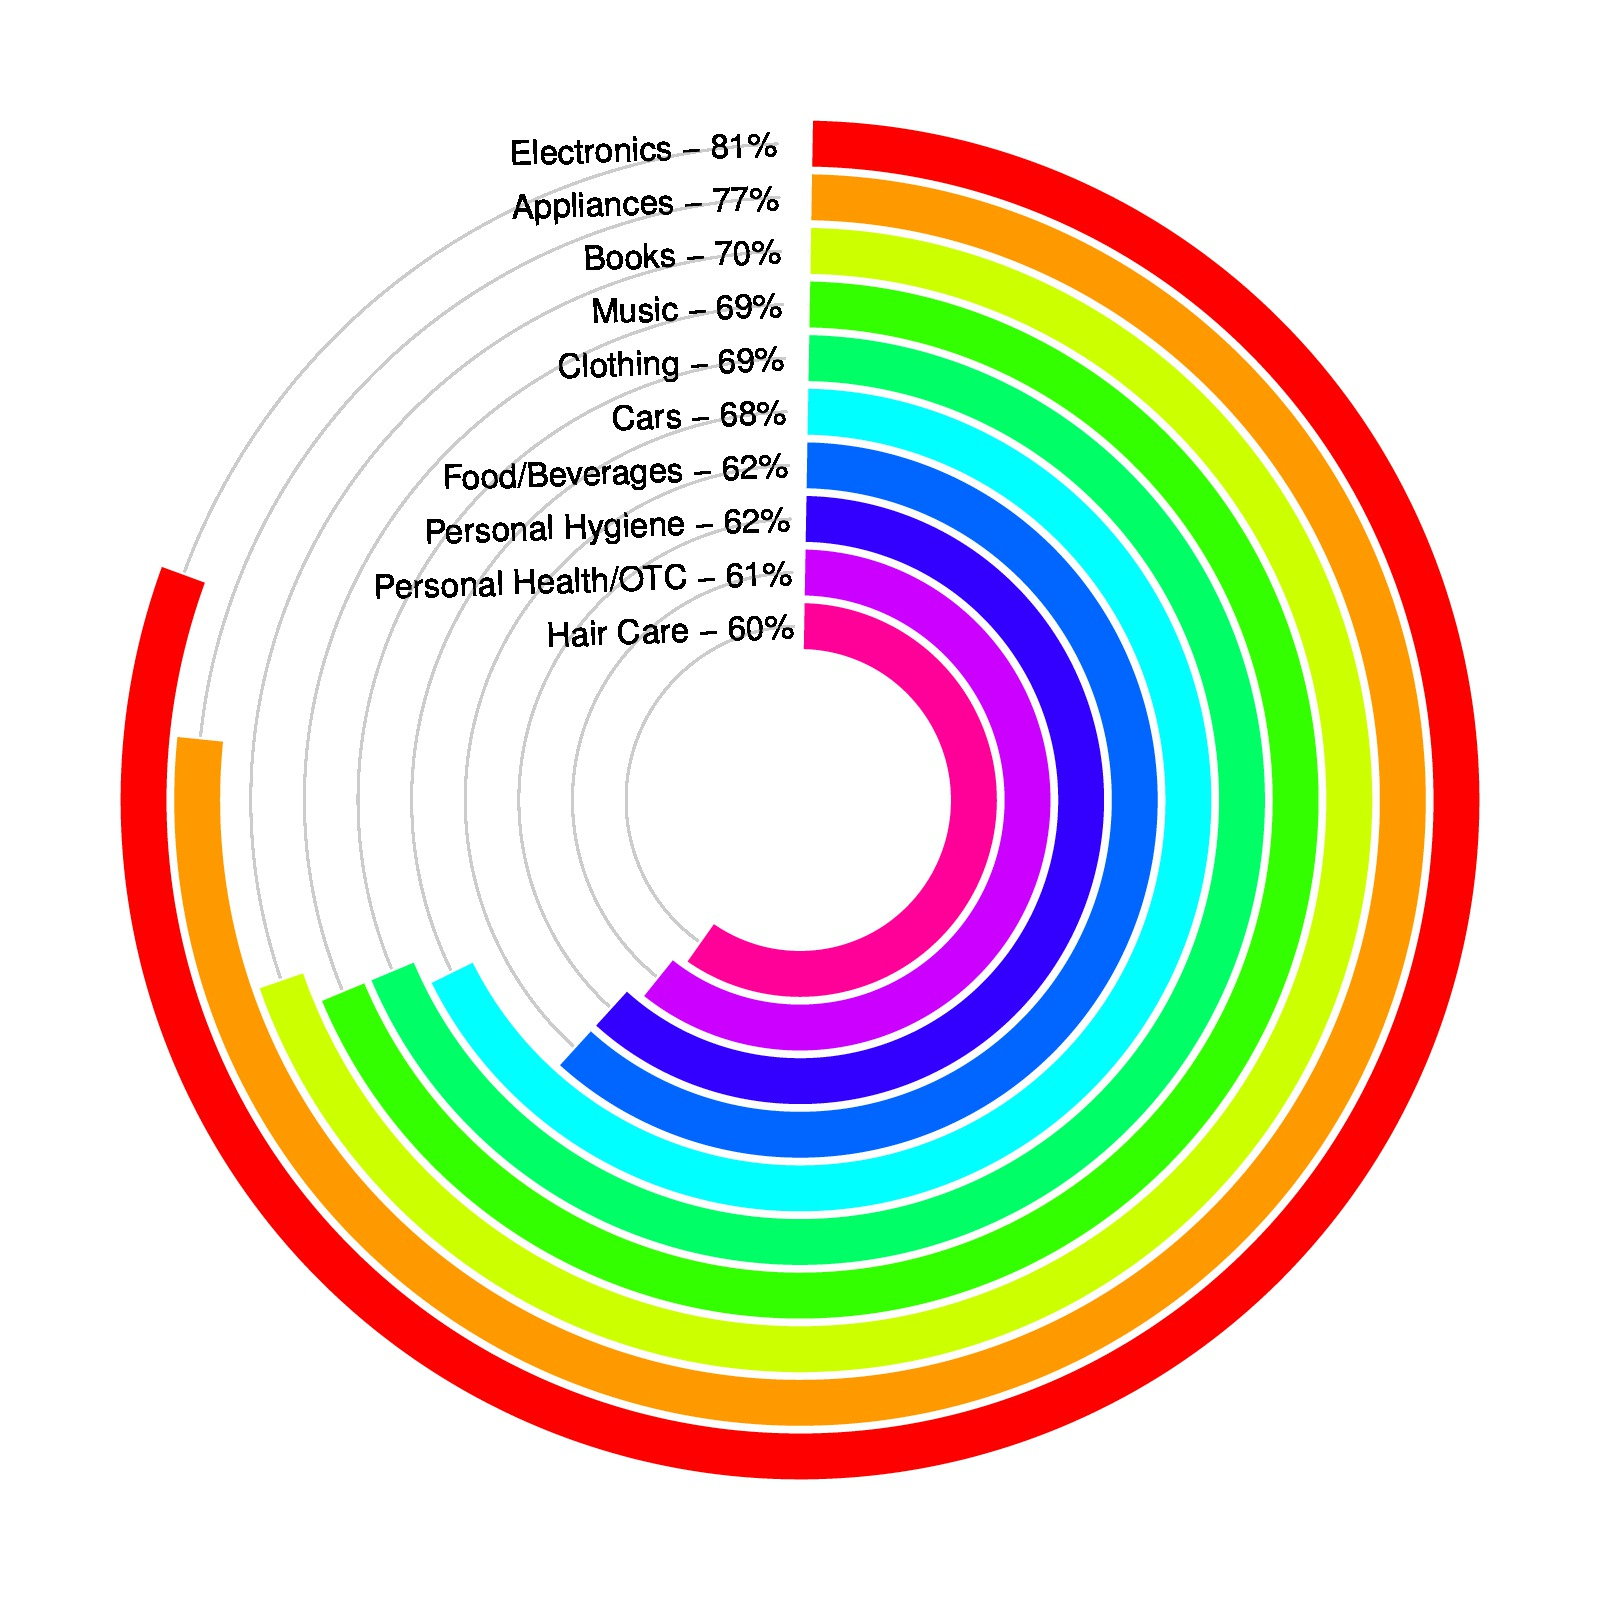

Write R code to recreate this figure.
Category <- c("Electronics", "Appliances", "Books", "Music", "Clothing", 
        "Cars", "Food/Beverages", "Personal Hygiene", 
        "Personal Health/OTC", "Hair Care")
Percent <- c(81, 77, 70, 69, 69, 68, 62, 62, 61, 60)
color = rainbow(length(Percent))
Category = rev(Category)
Percent = rev(Percent)
color = rev(color)

library(circlize)
par(mar = c(1, 1, 1, 1))
circos.par("start.degree" = 90)
circos.initialize("a", xlim = c(0, 100)) # 'a` just means there is one sector
circos.trackPlotRegion(ylim = c(0.5, length(Percent)+0.5), , track.height = 0.8, 
bg.border = NA, panel.fun = function(x, y) {
	xlim = get.cell.meta.data("xlim") # in fact, it is c(0, 100)
	for(i in seq_along(Percent)) {
		circos.lines(xlim, c(i, i), col = "#CCCCCC")
		circos.rect(0, i - 0.45, Percent[i], i + 0.45, col = color[i], border = "white")
	}
	for(i in seq_along(Percent)) {
		circos.text(xlim[2], i, paste0(Category[i], " - ", Percent[i], "%"), adj = c(1, 0.5)) 
	}
})
circos.clear()
